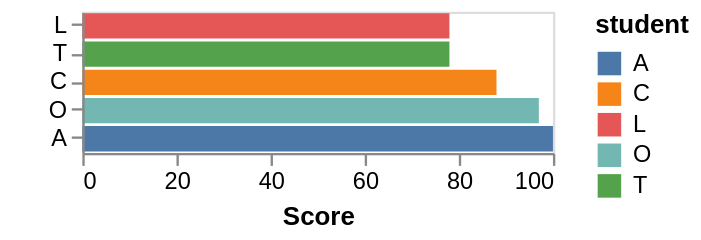

Specify this chart in Vega-Lite:
### Vega specification from a JSON file in a GitHub repository (floating-point values rounded to 4 significant figures)
{"$schema": "https://vega.github.io/schema/vega/v3.0.json", "description": "A bar graph showing the scores of the top 5 students. This shows an example of the window transform, for how the top K (5) can be filtered, and also how a rank can be computed for each student.", "autosize": "pad", "padding": 5, "width": 200, "style": "cell", "data": [{"name": "source_0", "values": [{"student": "A", "score": 100}, {"student": "B", "score": 56}, {"student": "C", "score": 88}, {"student": "D", "score": 65}, {"student": "E", "score": 45}, {"student": "F", "score": 23}, {"student": "G", "score": 66}, {"student": "H", "score": 67}, {"student": "I", "score": 13}, {"student": "J", "score": 12}, {"student": "K", "score": 50}, {"student": "L", "score": 78}, {"student": "M", "score": 66}, {"student": "N", "score": 30}, {"student": "O", "score": 97}, {"student": "P", "score": 75}, {"student": "Q", "score": 24}, {"student": "R", "score": 42}, {"student": "S", "score": 76}, {"student": "T", "score": 78}, {"student": "U", "score": 21}, {"student": "V", "score": 46}]}, {"name": "data_0", "source": "source_0", "transform": [{"type": "formula", "expr": "toNumber(datum[\"score\"])", "as": "score"}, {"type": "window", "params": [null, null], "as": ["totalStudents", "rank"], "ops": ["count", "rank"], "fields": ["score", "score"], "sort": {"field": ["score"], "order": ["ascending"]}, "groupby": ["Student"], "frame": [null, null]}, {"type": "filter", "expr": "datum.totalStudents - datum.rank < 5"}]}, {"name": "data_1", "source": "data_0", "transform": [{"type": "filter", "expr": "datum[\"score\"] !== null && !isNaN(datum[\"score\"])"}]}], "signals": [{"name": "y_step", "value": 12}, {"name": "height", "update": "bandspace(domain('y').length, 0.1, 0.05) * y_step"}], "marks": [{"name": "marks", "type": "rect", "style": ["bar"], "from": {"data": "data_1"}, "encode": {"update": {"fill": {"scale": "color", "field": "student"}, "x": {"scale": "x", "field": "score"}, "x2": {"scale": "x", "value": 0}, "y": {"scale": "y", "field": "student"}, "height": {"scale": "y", "band": true}}}}], "scales": [{"name": "x", "type": "linear", "domain": {"data": "data_1", "field": "score"}, "range": [0, {"signal": "width"}], "nice": true, "zero": true}, {"name": "y", "type": "band", "domain": {"data": "data_0", "field": "student", "sort": {"field": "score", "op": "average"}}, "range": {"step": {"signal": "y_step"}}, "paddingInner": 0.1, "paddingOuter": 0.05}, {"name": "color", "type": "ordinal", "domain": {"data": "data_1", "field": "student", "sort": true}, "range": "category"}], "axes": [{"scale": "x", "orient": "bottom", "title": "Score", "labelFlush": true, "labelOverlap": true, "tickCount": {"signal": "ceil(width/40)"}, "zindex": 1}, {"scale": "y", "orient": "left", "zindex": 1}], "legends": [{"fill": "color", "title": "student", "encode": {"symbols": {"update": {"shape": {"value": "square"}}}}}], "config": {"axisY": {"minExtent": 30}}}
